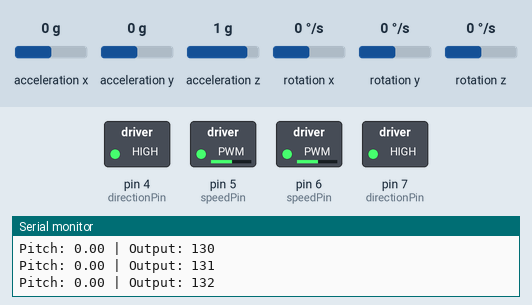
This sketch was run on a simulated Arduino Uno, built with avr-gcc and run on an emulated ATmega328P. Parts: switched loads named in the sketch (green lamp = pin HIGH), the last lines printed to the serial monitor. The test bench sets the inputs (shaded band); at power-on: acceleration x 0 g, acceleration y 0 g, acceleration z 1 g, rotation x 0 °/s, rotation y 0 °/s, rotation z 0 °/s.

Above: at 1.7 s.
1.8 s: acceleration x set to 0.8 g
At 2.1 s:
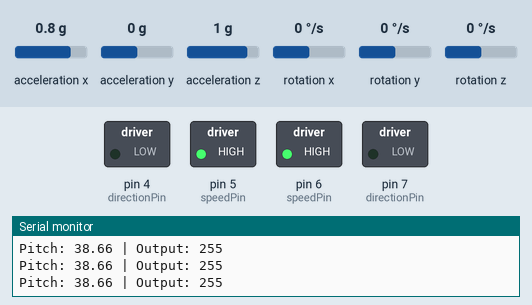
3.3 s: acceleration x set to -0.1 g
At 4.1 s:
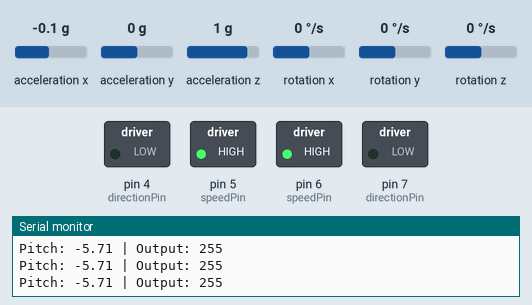
4.8 s: acceleration y set to -0.2 g
7.8 s: acceleration y set to -0.5 g
At 10.5 s:
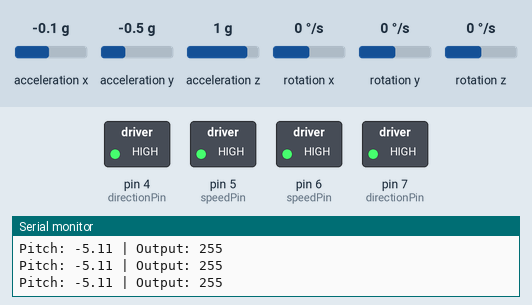
10.8 s: acceleration x set to 1.4 g
At 11.3 s:
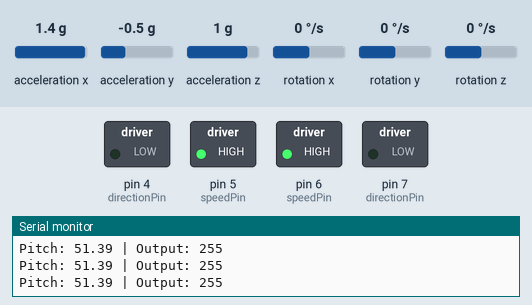
12.3 s: acceleration x set to -1.4 g
At 12.8 s:
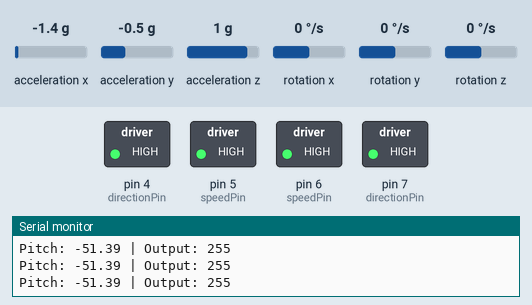
Timing chart, 0 to 14.8 s (numbered marks = the images above; inputs shaded):
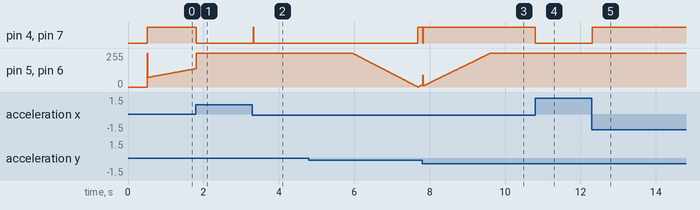

The sketch:

Main.ino
```cpp
#include "MotorController.h"
#include <IRremote.hpp>
#include <Wire.h>
#include <MPU6050_6Axis_MotionApps20.h>

MPU6050 mpu;

#define IR_RECEIVE_PIN 8

MotorController motor1(1);
MotorController motor2(2);

float setpoint = 3;
float input = 0;
float output = 0;

float error;
float lastError = 0;
float integral = 0;
float derivative;

unsigned long lastTime;

Quaternion q;
VectorFloat gravity;
float ypr[3];

uint8_t fifoBuffer[64];
uint16_t packetSize;

void setup() {
  Serial.begin(115200);
  Wire.begin();
  mpu.initialize();

  if (!mpu.testConnection()) {
    Serial.println("MPU6050 connection failed!");
    while (1);
  }

  Serial.println("Initializing DMP...");
  if (mpu.dmpInitialize() != 0) {
    Serial.println("DMP init failed");
    while (1);
  }

  mpu.setXGyroOffset(220);
  mpu.setYGyroOffset(76);
  mpu.setZGyroOffset(-85);
  mpu.setZAccelOffset(1788);

  mpu.setDMPEnabled(true);
  packetSize = mpu.dmpGetFIFOPacketSize();

  Serial.println("DMP ready!");
  lastTime = millis();
}

float getTiltAngle() {
  if (mpu.dmpGetCurrentFIFOPacket(fifoBuffer)) {
    mpu.dmpGetQuaternion(&q, fifoBuffer);
    mpu.dmpGetGravity(&gravity, &q);
    mpu.dmpGetYawPitchRoll(ypr, &q, &gravity);
    float pitch = ypr[1] * 180 / M_PI; // Convert to degrees
    return pitch;
  }
  return input;
}

int computePid(float Kp, float Ki, float Kd) {
  unsigned long now = millis();
  float deltaTime = (now - lastTime) / 1000.0;
  lastTime = now;

  input = getTiltAngle();
  error = setpoint - input;

  if (abs(error) < 1.5) return 0;

  integral += error * deltaTime;
  derivative = (error - lastError) / deltaTime;
  lastError = error;

  output = Kp * error + Ki * integral + Kd * derivative;
  output = constrain(output, -255, 255);

  return output;
}

void loop() {
  int nSpeed = computePid(24 , 17, 2.7); // Kp = 23 , Ki = 17 , Kd = 2-3  = 2.7

  int direction = 1;
  if (nSpeed < 0) {
    direction = 0;
    nSpeed = abs(nSpeed);
  }

  motor1.moveMotor(direction, nSpeed);
  motor2.moveMotor(direction, nSpeed);

  Serial.print("Pitch: ");
  Serial.print(input);
  Serial.print(" | Output: ");
  Serial.println(nSpeed);

  delay(5);
}
```

MotorController.h
```cpp
#ifndef MOTORCONTROLLER_H
#define MOTORCONTROLLER_H
class MotorController {
  private:
    int directionPin;
    int speedPin;

  public:
    MotorController(int motorNumber) {
      switch(motorNumber){
        case 1:
          directionPin = 4;
          speedPin = 5;
          pinMode(directionPin,OUTPUT);
          pinMode(speedPin,OUTPUT);
        break;
        case 2:
          directionPin = 7;
          speedPin = 6;
          pinMode(directionPin,OUTPUT);
          pinMode(speedPin,OUTPUT);
        break;
      }

    }

    void moveMotor(int direction,int speed){
      digitalWrite(directionPin,direction);
      analogWrite(speedPin,speed);
    }
};
#endif
```

Measured:
- the behaviour switches between -0.3 and -0.4 g on acceleration y (found by bisection; images 2 and 3)
- after the input at 1.8 s, pin 4 (directionPin), pin 7 (directionPin): HIGH → LOW at once
- after the input at 3.3 s, pin 4 (directionPin), pin 7 (directionPin): LOW → HIGH at once, → LOW 0.01 s later
- after the input at 7.8 s, pin 4 (directionPin), pin 7 (directionPin): HIGH → LOW at once, → HIGH 0.01 s later
- after the input at 10.8 s, pin 4 (directionPin), pin 7 (directionPin): HIGH → LOW at once
- after the input at 12.3 s, pin 4 (directionPin), pin 7 (directionPin): LOW → HIGH at once
